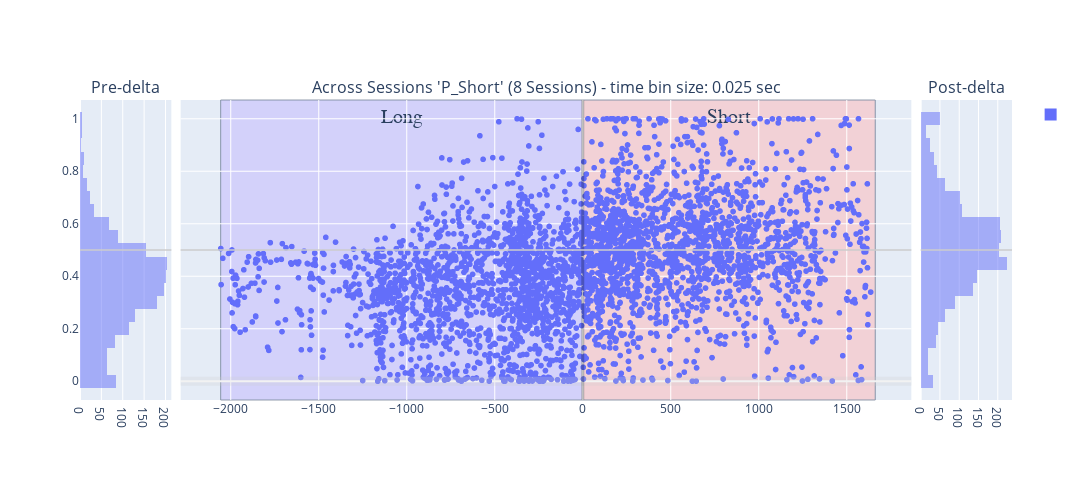

Notebook source saved alongside this figure:
### Code cell
histogram_bins = 25
# concatenated_ripple_df = deepcopy(df)

# ripple_title_prefix = 'test'
# # Create a bubble chart for ripples
# ripple_num_unique_sessions: int = concatenated_ripple_df.session_name.nunique(dropna=True) # number of unique sessions, ignoring the NA entries
# # ripple_num_unique_time_bins: int = concatenated_ripple_df.time_bin_size.nunique(dropna=True)
# ripple_title_string_suffix: str = f'{ripple_num_unique_sessions} Sessions'
# ripple_title: str = f"{ripple_title_prefix} - {ripple_title_string_suffix}"
# fig_ripples = _helper_build_figure(data_results_df=concatenated_ripple_df, histogram_bins=histogram_bins, earliest_delta_aligned_t_start=earliest_delta_aligned_t_start, latest_delta_aligned_t_end=latest_delta_aligned_t_end, enabled_time_bin_sizes=None,
#                                     main_plot_mode='separate_row_per_session', title=ripple_title)

# concatenated_ripple_df = deepcopy(concatenated_ripple_df)
# concatenated_ripple_df = deepcopy(all_sessions_ripple_df)
# concatenated_ripple_df = deepcopy(all_sessions_ripple_time_bin_df)
concatenated_ripple_df = deepcopy(all_sessions_all_scores_ripple_df)
# concatenated_ripple_df = deepcopy(single_time_bin_size_all_sessions_ripple_df)
concatenated_ripple_df
# ['longest_sequence_length_ratio_diff', 'direction_change_bin_ratio_diff', 'congruent_dir_bins_ratio_diff', 'total_congruent_direction_change_diff']


# variable_name = 'P_Long'
variable_name = 'P_Short' # Shows expected effect - short-only replay prior to delta and then split replays post-delta
# variable_name = 'long_best_pf_peak_x_pearsonr'
# variable_name = 'long_best_jump'
# variable_name = 'wcorr_abs_diff'
# variable_name = 'pearsonr_abs_diff'
# variable_name = 'direction_change_bin_ratio_diff'
# variable_name = 'longest_sequence_length_ratio_diff'
# variable_name = 'long_best_longest_sequence_length_ratio'
# variable_name = 'long_best_congruent_dir_bins_ratio'
# variable_name = 'congruent_dir_bins_ratio_diff'
# variable_name = 'total_congruent_direction_change_diff'
# variable_name = 'long_best_congruent_dir_bins_ratio'
# variable_name = 'long_best_direction_change_bin_ratio'
# variable_name = 'long_best_congruent_dir_bins_ratio'
# 'color':'is_user_annotated_epoch'
# 'color': 'is_user_annotated_epoch', 

px_scatter_kwargs = {'x': 'delta_aligned_start_t', 'y': variable_name, 'color':"is_user_annotated_epoch", 'title': f"'{variable_name}'"} # , 'color': 'time_bin_size', 'range_y': [-1.0, 1.0], 'labels': {'session_name': 'Session', 'time_bin_size': 'tbin_size', 'is_user_annotated_epoch':'user_sel'}

px_scatter_kwargs.pop('color')

# hist_kwargs = dict(color="time_bin_size")
hist_kwargs = dict(color="is_user_annotated_epoch") # , histnorm='probability density'
hist_kwargs.pop('color')
# new_fig_ripples, new_fig_ripples_context = plotly_pre_post_delta_scatter(data_results_df=concatenated_ripple_df, out_scatter_fig=None, histogram_bins=histogram_bins,
#                         px_scatter_kwargs=px_scatter_kwargs, histogram_variable_name=variable_name, hist_kwargs=hist_kwargs, forced_range_y=None,
#                         time_delta_tuple=(earliest_delta_aligned_t_start, 0.0, latest_delta_aligned_t_end), legend_title_text='Is User Selected', is_dark_mode=is_dark_mode)


new_fig_ripples, new_fig_ripples_context = plotly_pre_post_delta_scatter(data_results_df=concatenated_ripple_df, out_scatter_fig=None, histogram_bins=histogram_bins,
                        px_scatter_kwargs=px_scatter_kwargs, histogram_variable_name=variable_name, hist_kwargs=hist_kwargs, forced_range_y=None,
                        time_delta_tuple=(earliest_delta_aligned_t_start, 0.0, latest_delta_aligned_t_end), legend_title_text=None, is_dark_mode=is_dark_mode)

                        

new_fig_ripples = new_fig_ripples.update_layout(fig_size_kwargs)

_extras_output_dict = {}
_extras_output_dict["y_mid_line"] = new_fig_ripples.add_hline(y=0.5, line=dict(color="rgba(0.8,0.8,0.8,.75)", width=2), row='all', col='all')

# # Update layout to add a title to the legend
# new_fig_ripples.update_layout(
#     legend_title_text='Is User Selected'  # Add a title to the legend
# )

# fig_to_clipboard(new_fig_ripples, **fig_size_kwargs)
new_fig_ripples_context = new_fig_ripples_context.adding_context_if_missing(num_sessions=num_sessions, plot_type='scatter+hist', comparison='pre-post-delta', variable_name=variable_name)
figure_out_paths = save_plotly(a_fig=new_fig_ripples, a_fig_context=new_fig_ripples_context)
new_fig_ripples

### Figure 1 — Plotly figure (JSON) as saved in the notebook; plotly's stock layout.template omitted (floating-point values rounded to 4 significant figures; data arrays with more than 128 entries replaced by an {"elided": "..."} marker saying what was removed)
{"data": [{"alignmentgroup": "True", "bingroup": "y", "hovertemplate": "count=%{x}<br>P_Short=%{y}<extra></extra>", "legendgroup": "", "marker": {"color": "#636efa", "opacity": 0.5, "pattern": {"shape": ""}}, "name": "", "nbinsy": 25, "offsetgroup": "", "orientation": "h", "showlegend": true, "type": "histogram", "xaxis": "x", "y": {"elided": "1733 float values"}, "yaxis": "y"}, {"hovertemplate": "delta_aligned_start_t=%{x}<br>P_Short=%{y}<extra></extra>", "legendgroup": "", "marker": {"color": "#636efa", "symbol": "circle"}, "mode": "markers", "name": "", "showlegend": false, "type": "scattergl", "x": {"elided": "3606 float values"}, "xaxis": "x2", "y": {"elided": "3606 float values"}, "yaxis": "y2"}, {"alignmentgroup": "True", "bingroup": "y", "hovertemplate": "count=%{x}<br>P_Short=%{y}<extra></extra>", "legendgroup": "", "marker": {"color": "#636efa", "opacity": 0.5, "pattern": {"shape": ""}}, "name": "", "nbinsy": 25, "offsetgroup": "", "orientation": "h", "showlegend": false, "type": "histogram", "xaxis": "x3", "y": {"elided": "1873 float values"}, "yaxis": "y3"}], "layout": {"annotations": [{"font": {"size": 16}, "showarrow": false, "text": "Pre-delta", "x": 0.049, "xanchor": "center", "xref": "paper", "y": 1, "yanchor": "bottom", "yref": "paper"}, {"font": {"size": 16}, "showarrow": false, "text": "Across Sessions 'P_Short' (8 Sessions) - time bin size: 0.025 sec", "x": 0.5, "xanchor": "center", "xref": "paper", "y": 1, "yanchor": "bottom", "yref": "paper"}, {"font": {"size": 16}, "showarrow": false, "text": "Post-delta", "x": 0.951, "xanchor": "center", "xref": "paper", "y": 1, "yanchor": "bottom", "yref": "paper"}], "barmode": "overlay", "height": 480, "shapes": [{"line": {"color": "rgba(0.8,0.8,0.8,.25)", "width": 9}, "type": "line", "x0": 0, "x1": 1, "xref": "x2 domain", "y0": 0, "y1": 0, "yref": "y2"}, {"line": {"color": "rgba(1,1,1,.25)", "width": 3}, "type": "line", "x0": 0, "x1": 0, "xref": "x2", "y0": 0, "y1": 1, "yref": "y2 domain"}, {"fillcolor": "#c2b8ff", "label": {"font": {"family": "Times New Roman", "size": 20}, "text": "Long", "textposition": "top center"}, "layer": "below", "line": {"width": 1}, "opacity": 0.5, "type": "rect", "x0": -2057.0, "x1": 0, "xref": "x2", "y0": 0, "y1": 1, "yref": "y2 domain"}, {"fillcolor": "#ffb8b8", "label": {"font": {"family": "Times New Roman", "size": 20}, "text": "Short", "textposition": "top center"}, "layer": "below", "line": {"width": 1}, "opacity": 0.5, "type": "rect", "x0": 0, "x1": 1662.0, "xref": "x2", "y0": 0, "y1": 1, "yref": "y2 domain"}, {"line": {"color": "rgba(0.8,0.8,0.8,.75)", "width": 2}, "type": "line", "x0": 0, "x1": 1, "xref": "x domain", "y0": 0.5, "y1": 0.5, "yref": "y"}, {"line": {"color": "rgba(0.8,0.8,0.8,.75)", "width": 2}, "type": "line", "x0": 0, "x1": 1, "xref": "x2 domain", "y0": 0.5, "y1": 0.5, "yref": "y2"}, {"line": {"color": "rgba(0.8,0.8,0.8,.75)", "width": 2}, "type": "line", "x0": 0, "x1": 1, "xref": "x3 domain", "y0": 0.5, "y1": 0.5, "yref": "y3"}], "width": 1650, "xaxis": {"anchor": "y", "domain": [0, 0.098]}, "xaxis2": {"anchor": "y2", "domain": [0.108, 0.892]}, "xaxis3": {"anchor": "y3", "domain": [0.902, 1]}, "yaxis": {"anchor": "x", "domain": [0, 1]}, "yaxis2": {"anchor": "x2", "domain": [0, 1], "matches": "y", "showticklabels": false}, "yaxis3": {"anchor": "x3", "domain": [0, 1], "matches": "y", "showticklabels": false}}}
